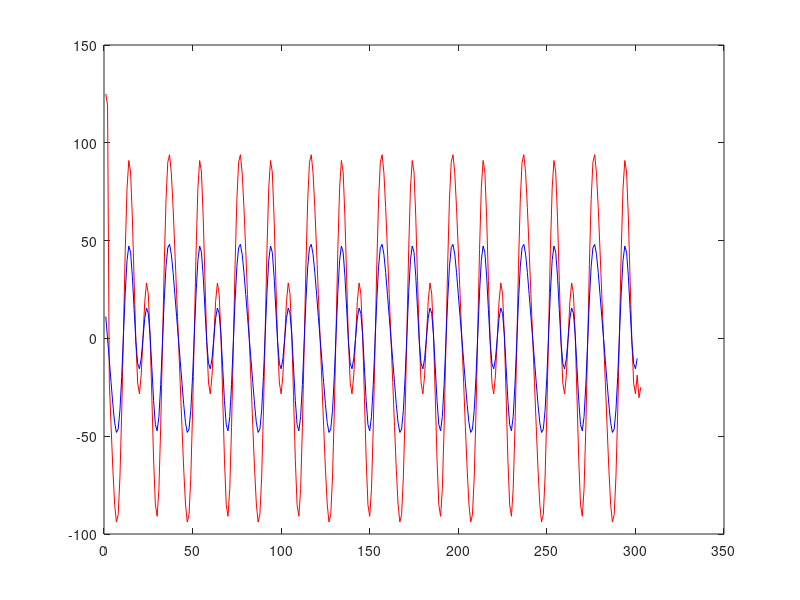
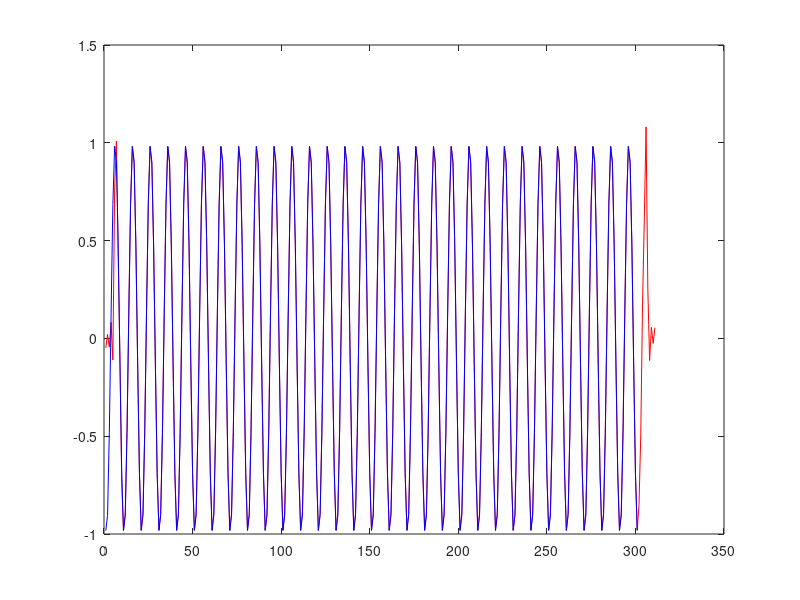

MATLAB code for these plots, in order:
%% Lab 5 Jesse Layman SID: 861135479

% Professor: Ertem Tuncel, 
% TA: Ceren Sevinc,         
% EE141-022

%%1)
clear all
close all
n = 0:300;
T = 0.01;
%t = 1:300;
nT = T.*n;
xn = cos(10*pi.*(nT))+0.5*cos(15*pi.*(nT))-0.25*cos(20*pi.*(nT));
N = 1;
for n1=0:2*N
    if n1==N
    h(n1+1) = 0;
    else
    h(n1+1) = (-1).^((n1)-N)/(((n1)-N)*T);
    end
end
yc = -10*pi*sin(10*pi.*(nT-N*T))-(15/2)*pi*sin(15*pi.*(nT-N*T))+5*pi*sin(20*pi.*(nT-N*T));
Yn = conv(h,xn);
% The two signals agree.
figure
plot(Yn,'r-')
hold
plot(yc,'b-');
%%
%%2)
n=0:300;
T2 = 0.1;
n2T2 = T2.*n;
xn2 = cos(2*pi.*n2T2);
delta = 0.03;
N2=5;
for n2=0:2*N2
h2(n2+1) = sin(pi.*(n2-N2-delta/T2))/(pi.*(n2-N2-delta/T2));
end
y2n = conv(h2,xn2);
y2c = cos(2*pi.*(n2T2-N2*T2-delta)); 
figure
plot(y2n,'r-')
hold
plot(y2c,'b-');
%%